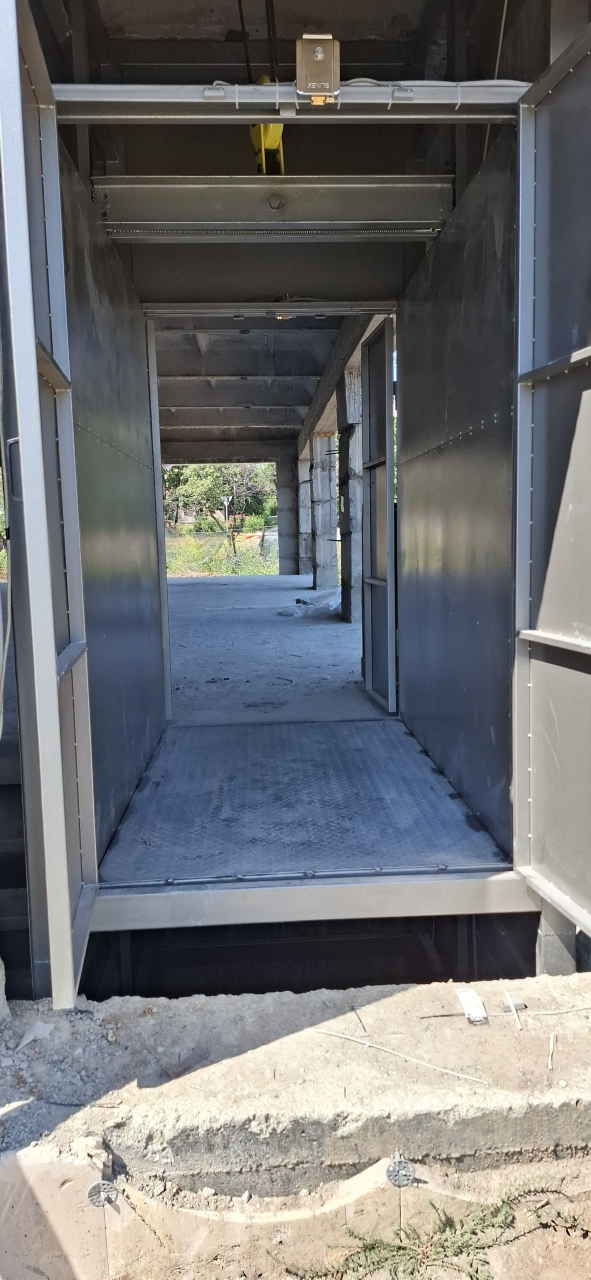
#> input picture works/work-1.jpg, 1182 x 2560 px (shown at 1/2 size); its folder holds 4 pictures in this run
$ python works-optimize.py
#> lines starting #> are read from the running program, lines starting #| are printed output that depends on the picture
#!/usr/bin/env python3
"""
Оптимизация фото работ для веба (seo-images: file optimization).

Для каждого works/work-*.jpg:
  1. Применяет EXIF-ориентацию (ImageOps.exif_transpose).
  2. Уменьшает до MAX_SIDE по большей стороне (по умолчанию 1920px).
  3. Перезаписывает JPEG: progressive, quality 78, без EXIF (ориентация уже применена).
  4. Рядом создаёт .webp (quality 78) для <picture>.
  5. Создаёт превью work-N-480.jpg/.webp (max 480px) для srcset в сетке.
  6. Пишет lib/works_image_meta.php с размерами (width/height против CLS).

Использование:
  python scripts/works-optimize.py            # применить оптимизацию
  python scripts/works-optimize.py --dry-run  # только показать статистику
  python scripts/works-optimize.py --thumbs-only  # только превью и meta, без перезаписи мастеров

Требует Pillow (python -m pip install Pillow).
"""

from __future__ import annotations

import argparse
import os
import sys

from PIL import Image, ImageOps

WORKS_DIR = os.path.join(os.path.dirname(os.path.dirname(os.path.abspath(__file__))), 'works')
META_FILE = os.path.join(os.path.dirname(os.path.dirname(os.path.abspath(__file__))), 'lib', 'works_image_meta.php')
MAX_SIDE = 1920
JPEG_QUALITY = 78
WEBP_QUALITY = 78
THUMB_SIDE = 480
THUMB_JPEG_QUALITY = 74
THUMB_WEBP_QUALITY = 74
META_HEADER = """<?php
/**
 * Размеры фото работ (width/height в пикселях). Генерируется scripts/works-optimize.py.
 * Нужен для <img width height> (CLS) и sitemap изображений. Не редактировать вручную.
 */

declare(strict_types=1);

return """


def optimize(path: str, dry_run: bool, thumbs_only: bool) -> tuple[int, int, tuple[int, int]]:
#> called with path = 'works/work-1.jpg', dry_run = False, thumbs_only = False
    before = os.path.getsize(path)
    with Image.open(path) as im:
#> im is the input picture: PIL image 1182x2560 RGB; mean R, G, B 112.6, 113.9, 116
        im = ImageOps.exif_transpose(im)
        if thumbs_only:
            new_size = im.size
        else:
            if max(im.size) > MAX_SIDE:
                ratio = MAX_SIDE / max(im.size)
#> ratio = 0.75
                im = im.resize((round(im.width * ratio), round(im.height * ratio)), Image.LANCZOS)
#> im: PIL image 886x1920 RGB
            new_size = im.size
#> new_size = (886, 1920)
            if not dry_run:
                rgb = im.convert('RGB')
                rgb.save(path, 'JPEG', quality=JPEG_QUALITY, optimize=True, progressive=True)
                rgb.save(path[:-4] + '.webp', 'WEBP', quality=WEBP_QUALITY, method=6)
        thumb = im.copy()
        if max(thumb.size) > THUMB_SIDE:
            ratio = THUMB_SIDE / max(thumb.size)
#> ratio = 0.25
            thumb = thumb.resize((round(thumb.width * ratio), round(thumb.height * ratio)), Image.LANCZOS)
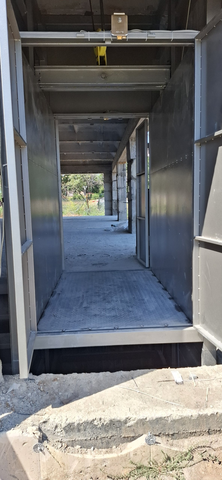
#> thumb: PIL image 222x480 RGB; mean R, G, B 112.6, 113.9, 116
        if not dry_run:
            thumb_rgb = thumb.convert('RGB')
            thumb_rgb.save(path[:-4] + '-480.jpg', 'JPEG', quality=THUMB_JPEG_QUALITY, optimize=True, progressive=True)
            thumb_rgb.save(path[:-4] + '-480.webp', 'WEBP', quality=THUMB_WEBP_QUALITY, method=6)
    after = os.path.getsize(path) if not dry_run else before
    return before, after, new_size


def main() -> int:
    parser = argparse.ArgumentParser()
    parser.add_argument('--dry-run', action='store_true')
    parser.add_argument('--thumbs-only', action='store_true',
                        help='не перезаписывать мастер-JPEG, только сгенерировать -480 превью и meta')
    args = parser.parse_args()

    total_before = total_after = 0
    meta: dict[str, tuple[int, int]] = {}
    jpgs = sorted(f for f in os.listdir(WORKS_DIR) if f.lower().endswith('.jpg') and not f.endswith('-480.jpg'))
    for name in jpgs:
        before, after, size = optimize(os.path.join(WORKS_DIR, name), args.dry_run, args.thumbs_only)
        total_before += before
#> total_before = 532909
        total_after += after
#> total_after = 238229
        meta['/works/' + name] = [size[0], size[1]]
        if not args.dry_run:
            webp = os.path.getsize(os.path.join(WORKS_DIR, name[:-4] + '.webp'))

    print(f'files={len(jpgs)} before={total_before / 1e6:.1f}MB after={total_after / 1e6:.1f}MB')
#| files=1 before=0.5MB after=0.2MB
    if args.dry_run:
        return 0
    with open(META_FILE, 'w', encoding='utf-8', newline='\n') as fh:
        fh.write(META_HEADER)
        fh.write('[\n')
        for src, (w, h) in sorted(meta.items()):
            fh.write(f"    '{src}' => [{w}, {h}],\n")
        fh.write("];\n")
    print('meta written:', META_FILE)
    return 0


if __name__ == '__main__':
    sys.exit(main())
#> (the program exits here)

$ run again, on works/work-11.jpg
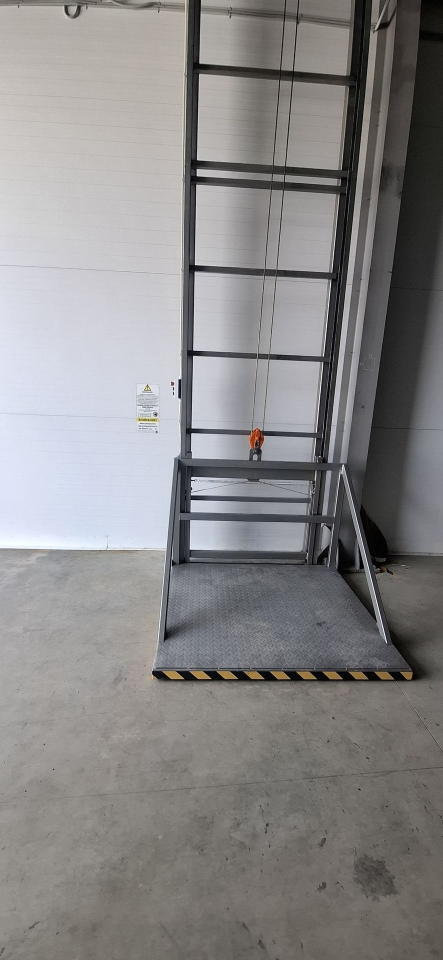
#> input picture works/work-11.jpg, 886 x 1920 px (shown at 1/2 size)
#> in optimize, im is the input picture: PIL image 886x1920 RGB; mean R, G, B 136.2, 134.7, 135
#> in optimize, `thumb = thumb.resize((round(thumb.width * ratio), round(thumb.height *..`:
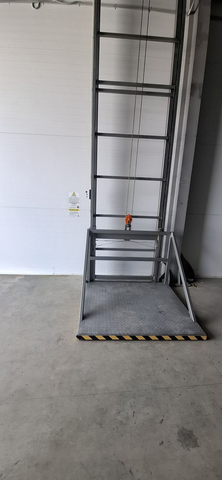
#> thumb: PIL image 222x480 RGB; mean R, G, B 136.2, 134.8, 135
#| files=1 before=0.2MB after=0.2MB
